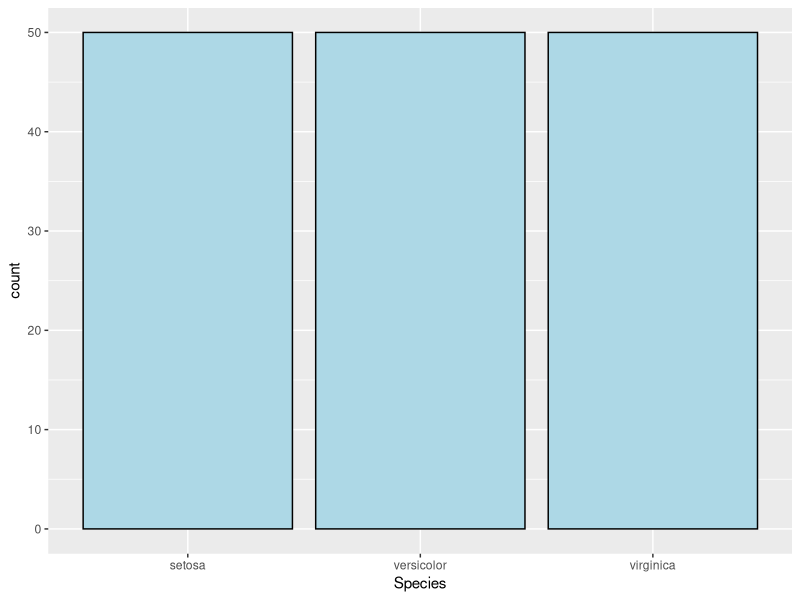
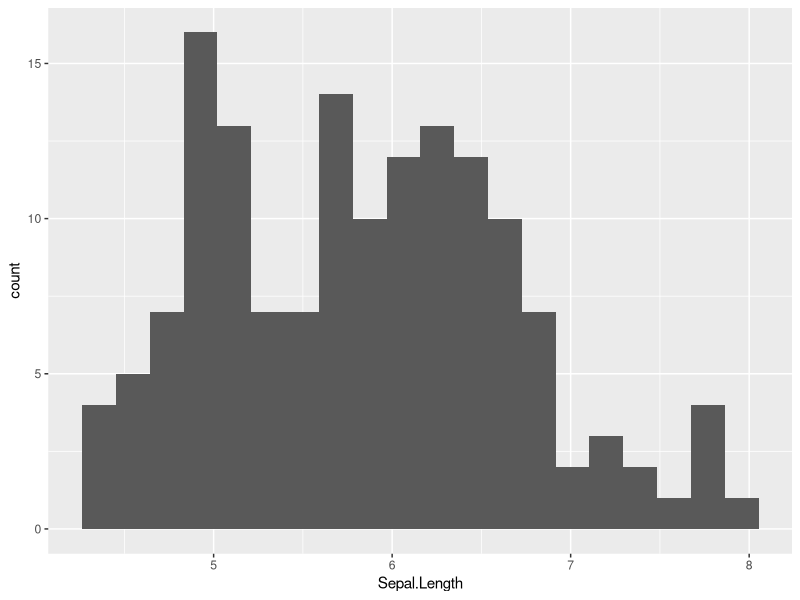
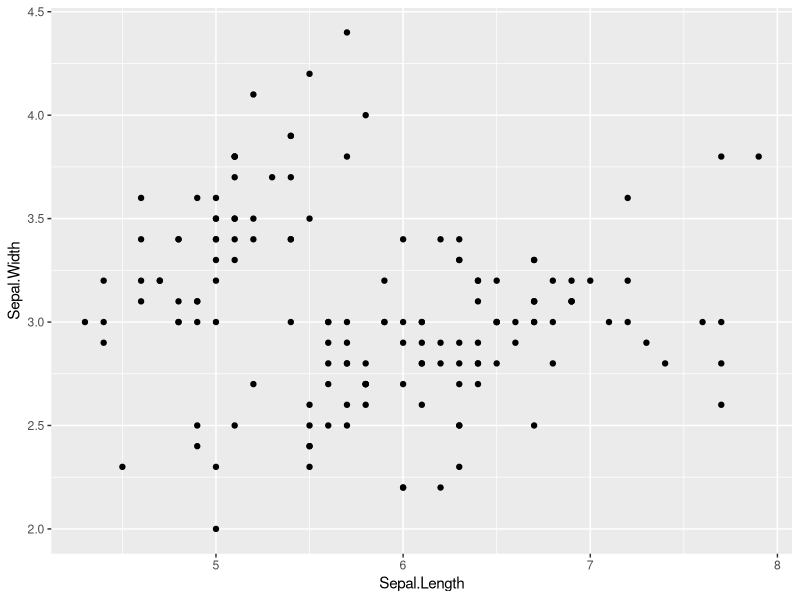
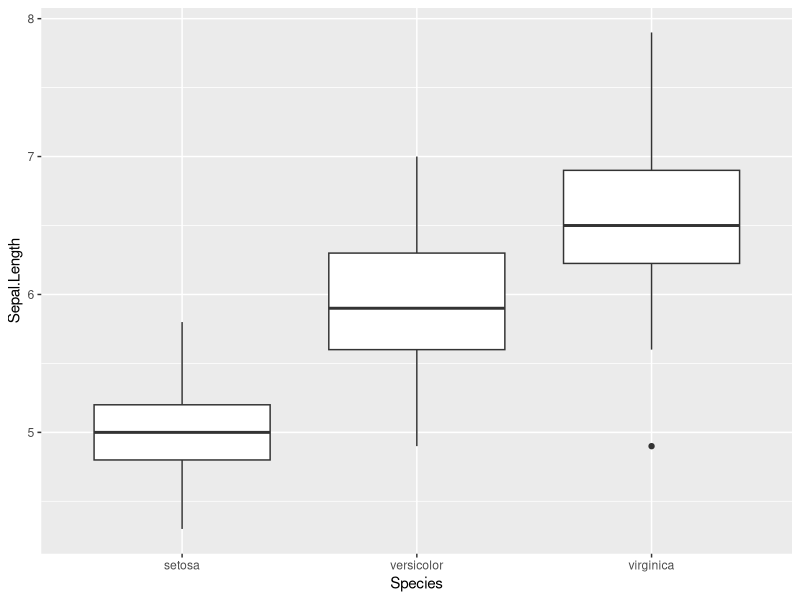

R code for these plots, in order:
## ---- chunk 1
knitr::opts_chunk$set(echo = TRUE)
library(ggplot2)
iris
## ---- chunk 2
ggplot(data = iris, aes(x = Species)) +
geom_bar(fill = "lightblue", colour = "black")
## ---- chunk 3
ggplot(data = iris, aes(x = Sepal.Length)) +
geom_histogram(bins = 20)
## ---- chunk 4
ggplot(data =iris, aes(x =Sepal.Length, y=Sepal.Width)) +
geom_point()
## ---- chunk 5
ggplot(data =iris, aes(x=Species, y= Sepal.Length )) +
geom_boxplot()
